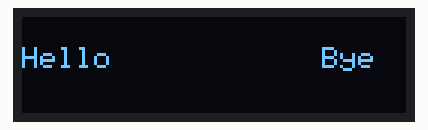
This sketch was run on a simulated Arduino Uno, built with avr-gcc and run on an emulated ATmega328P. Parts: 128×32 one-colour display.

Above: at 2.1 s.

The sketch:

oled.ino
```cpp
#include <Wire.h>
#include <Adafruit_SSD1306.h>

Adafruit_SSD1306 oled(128, 32, &Wire, -1);

void setup() {
  // put your setup code here, to run once:
  oled.begin(SSD1306_SWITCHCAPVCC, 0x3C);
  delay(2000);

  oled.clearDisplay();
  oled.setTextSize(1);
  oled.setTextColor(WHITE);
  oled.setCursor(0,10);
  oled.println("Hello");
  oled.display();

  oled.setCursor(100,10);
  oled.println("Bye");
  oled.display();
}

void loop() {
  // put your main code here, to run repeatedly:

}
```
